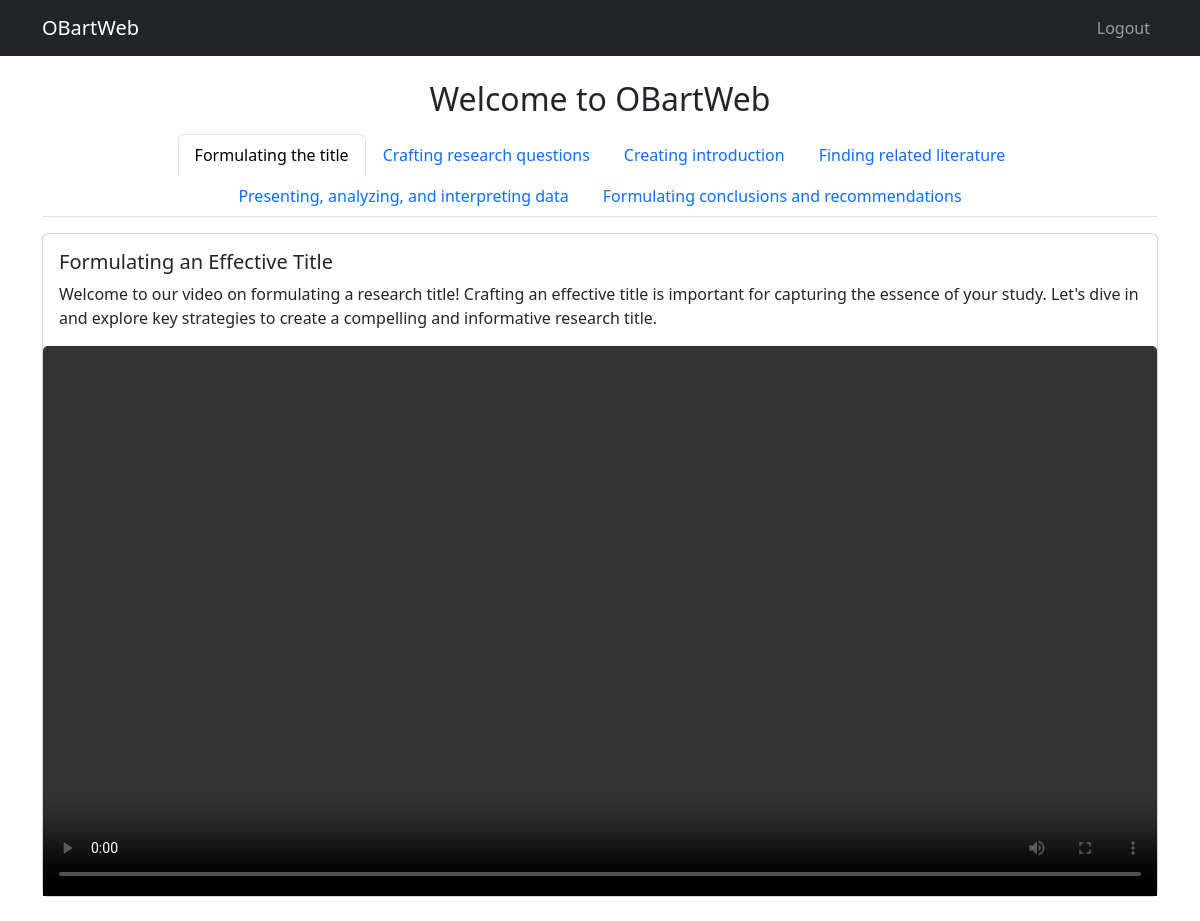
/home_page/, run on the app's committed database.
### vsite/models.py (models this page shows, shortened)
class VideoContent(models.Model):
    CHAPTER_CHOICES = (
        (1, 'Formulating the title'),
        (2, 'Crafting research questions'),
        (3, 'Creating introduction'),
        (4, 'Finding related literature'),
        (5, 'Presenting, analyzing, and interpreting data'),
        (6,'Formulating conclusions and recommendations'),
    )
    title = models.CharField(max_length=100)
    chapter = models.IntegerField(choices=CHAPTER_CHOICES)
    video = models.FileField(upload_to='videos/')
    short_details = models.TextField()

### vsite/views.py (the view)
# urls.py: path('home_page/', views.homepage, name='home'),
def homepage(request):
    chapters = {}  # Initialize an empty dictionary to store chapters and videos
    for chapter_number, chapter_name in VideoContent.CHAPTER_CHOICES:
        videos = VideoContent.objects.filter(chapter=chapter_number)
        chapters[chapter_name] = videos.annotate(chapter_name=F('chapter'))
    user_email = None
    if request.user.is_authenticated:
        user_email = request.user.username
    context = {
        'chapters': chapters,
        'user_email': user_email  # Pass the user's email to the template
    }
    return render(request, 'homepage.html', context)

### vsite/templates/homepage.html (shortened to what this page needs)
<!DOCTYPE html>
<html lang="en">
<head>
    <link href="https://cdn.jsdelivr.net/npm/bootstrap@5.3.2/dist/css/bootstrap.min.css" rel="stylesheet"
>
</head>
<body>
    <nav class="navbar navbar-expand-lg navbar-dark bg-dark">
        <div class="container">
            <a class="navbar-brand" href="#">
                 OBartWeb
            </a>
            <div class="collapse navbar-collapse justify-content-end" id="navbarNav">
                <ul class="navbar-nav">
                    <li class="nav-item">
                        <a class="nav-link" href="{% url 'logout' %}">
                             Logout
                        </a>
                    </li>
                </ul>
            </div>
        </div>
    </nav>
    <div class="container mt-4">
        <center>
            <h2>Welcome to OBartWeb</h2>
        </center>
        <div class="row mt-3">
            <div class="col-md-12 mx-auto">
                <ul class="nav nav-tabs d-flex justify-content-center" id="myTab" role="tablist">
                    {% for chapter_name in chapters %}
                    <li class="nav-item" role="presentation">
                        <button class="nav-link {% if forloop.first %} active {% endif %}"
                            id="chapter{{ forloop.counter }}-tab" data-bs-toggle="tab"
                            data-bs-target="#chapter{{ forloop.counter }}" type="button" role="tab"
                            aria-controls="chapter{{ forloop.counter }}"
                            aria-selected="{% if forloop.first %}true{% else %}false{% endif %}">
                            {{ chapter_name }}
                        </button>
                    </li>
                    {% endfor %}
                </ul>
            </div>
        </div>
        <div class="tab-content" id="myTabContent">
            {% for chapter_name, videos in chapters.items %}
            <div class="tab-pane fade {% if forloop.first %} show active {% endif %}" id="chapter{{ forloop.counter }}"
                role="tabpanel" aria-labelledby="chapter{{ forloop.counter }}-tab">
                <div class="row justify-content-center mt-3">
                    {% if videos %}
                    {% for video in videos %}
                    <div class="col-md-12 mb-4">
                        <div class="card">
                            <div class="card-body">
                                <h5 class="card-title">{{ video.title }}</h5>
                                <p class="card-text">{{ video.short_details }}</p>
                            </div>
                            <video style="width:100%; height:550px;" class="card-img-top" src="{{ video.video.url }}"
                                controls></video>
                        </div>
                    </div>
                    {% endfor %}
                    {% endif %}
                </div>
            </div>
            {% endfor %}
        </div>
</body>
</html>

### data on the page
VideoContent: title "Formulating an Effective Title", short_details "Welcome to our video on formulating a research title! Crafting an effective title is important for capturing the essence of your study. Let's dive in and explore key strategies to create a compelling and informative research title."

### other printed values
{{ chapter_name }} "Formulating the title" "Crafting research questions" "Creating introduction" "Finding related literature" "Presenting, analyzing, and interpreting data" "Formulating conclusions and recommendations"
